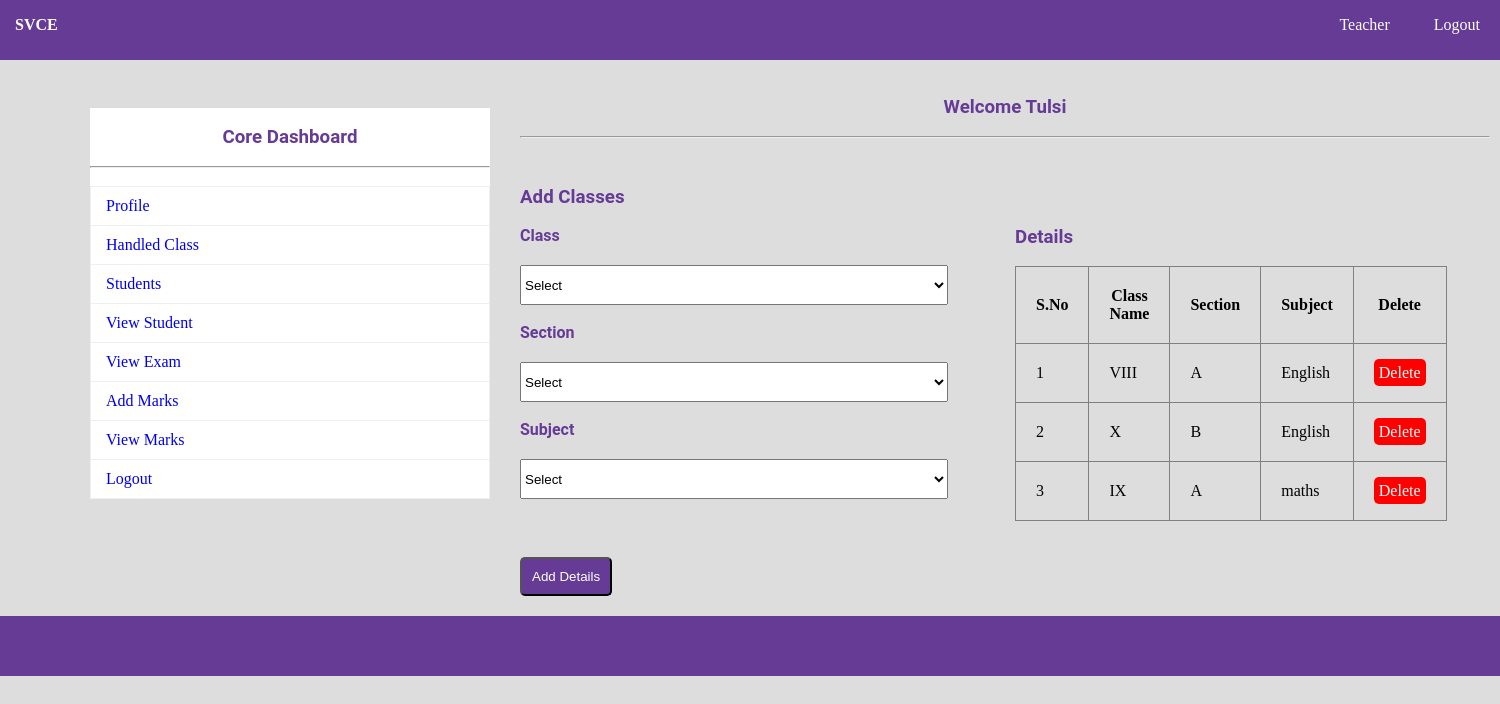
The page /handle_class.php (signed in) on the database its author committed.
### tables this page shows
CREATE TABLE `hclass` (
  `HID` int(11) NOT NULL,
  `TID` int(11) NOT NULL,
  `CLA` varchar(150) NOT NULL,
  `SEC` varchar(150) NOT NULL,
  `SUB` varchar(150) NOT NULL
);

### handle_class.php (the view, shortened to what this page needs)
<?php
	include"database.php";
?>
<!DOCTYPE html>
<html>
	<head>
		<link rel="stylesheet" type="text/css" href="css/style.css">
	</head>
	<body>
		<?php include"navbar.php";?><br>
			<div id="section">
				<?php include"sidebar.php";?><br>
					<h3 class="text">Welcome <?php echo $_SESSION["TNAME"]; ?></h3><br><hr><br>
				<div class="content">
					<h3>Add Classes</h3><br>
					<div class="lbox1">
					<form  method="post" action="<?php echo $_SERVER["PHP_SELF"];?>">
					<label>Class</label><br>
						<select name="cla" required class="input3">
							<?php
								$sl="select DISTINCT(CNAME) from class";
								$r=$db->query($sl);
								 if($r->num_rows>0)
								 {
									 echo "<option value=''>Select</option>";
								 }
							?>
						</select>
					<br><br>
					<label>Section</label><br>
						<select name="sec" required class="input3">
						<?php
							$sl="select DISTINCT(CSEC) from class";
							$r=$db->query($sl);
								if($r->num_rows>0)
								{
									echo "<option value=''>Select</option>";
								}
						?>
						</select><br></br>
					<label>Subject</label><br>
						<select name="sub" required class="input3">
						<?php
							$s="select * from sub";
							$re=$db->query($s);
							if($re->num_rows>0)
							{
								echo "<option value=''>Select</option>";
							}
						?>
						</select>
					<br><br>
					<button type="submit" class="btn" name="submit">Add  Details</button>
					</form>
					</div>
					<div class="rbox1">
					<h3> Details</h3><br>
					<table border="1px" >
						<tr>
							<th>S.No</th>
							<th>Class Name</th>
							<th>Section</th>
							<th>Subject</th>
							<th>Delete</th>
						</tr>
						<?php
							$s="select * from hclass";
							$res=$db->query($s);
							if($res->num_rows>0)
							{
								$i=0;
								while($r=$res->fetch_assoc())
								{
									$i++;
									echo"
									<tr>
										<td>{$i}</td>
										<td>{$r["CLA"]}</td>
										<td>{$r["SEC"]}</td>
										<td>{$r["SUB"]}</td>
										<td><a href='hclass.php?id={$r["HID"]}' class='btnr'>Delete</a></td>
									</tr>
									";
								}
							}
						?>
						</table>
					</div>
				</div>
			</div>
				<?php include"footer.php";?>
	</body>
</html>

### css/style.css (style rules this page uses)
* { padding:0px; margin:0px; }
html { background:#dddddd; }
a { text-decoration:none; }
h1,h2,h3,h4,h5,h6,label { font-family:roboto; color:#663b95; }
.btn { border-radius:5px; padding:10px; background:#663b95; color:white; margin-top:40px; }
.btnr { border-radius:5px; padding:5px; background:#ff0000; color:white; }
label { font-weight:bold; }
.text { text-align:center; }
#section { height:auto; width:1400px; margin-left:90px; font-family:cambria; }
.content { margin-top:30px; height:auto; width:950px; float:left; }
tr,td,th { padding:20px; }
.input3 { width:90%; height:40px; margin-top:20px; }
table { border-collapse:collapse; }
.lbox1 { width:50%; margin-right:20px; float:left; }
.rbox1 { width:45%; float:left; }
.rbox1 table { width:100%; }

### rows shown on the page
hclass: CLA "VIII", SEC "A", SUB "English"
hclass: CLA "X", SEC "B", SUB "English"
hclass: CLA "IX", SEC "A", SUB "maths"

### other values the page prints
$_SESSION["TNAME"] "Tulsi"
